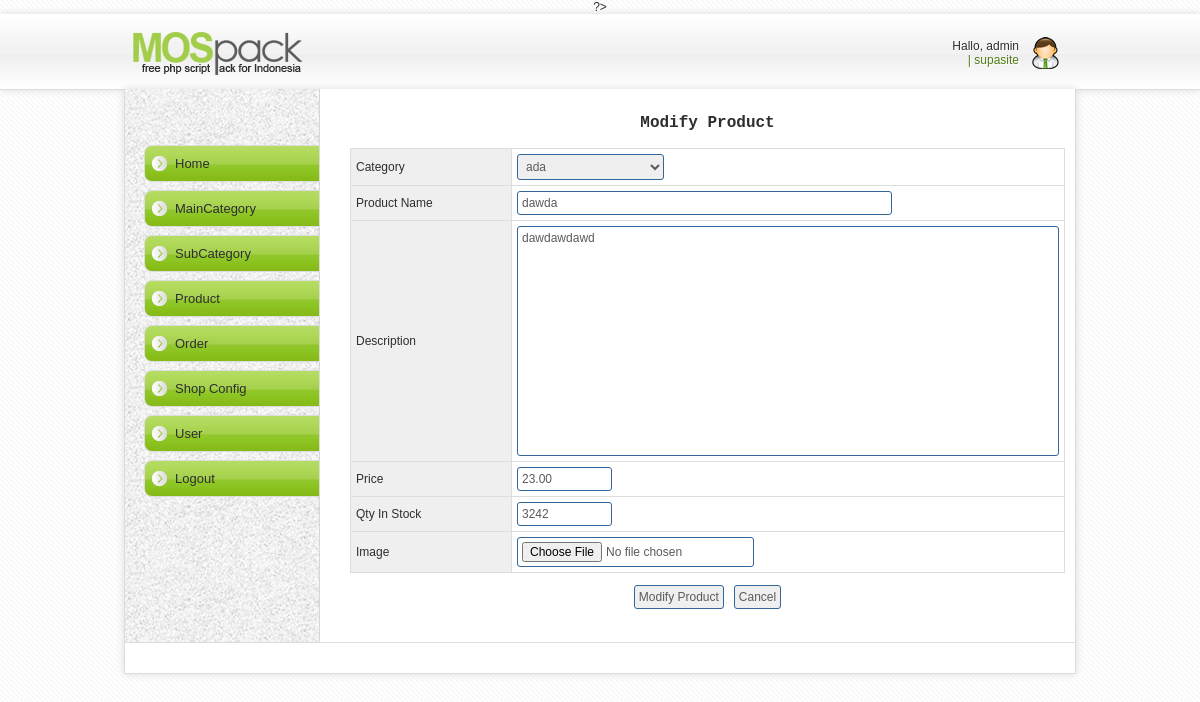
The page /plaincart/admin/product/index.php?view=modify&productId=7 (signed in) on the database its author committed.
### tables this page shows
CREATE TABLE IF NOT EXISTS `tbl_product` (
  `pd_id` int(10) unsigned NOT NULL AUTO_INCREMENT,
  `cat_id` int(10) unsigned NOT NULL DEFAULT '0',
  `pd_name` varchar(100) NOT NULL DEFAULT '',
  `pd_description` text NOT NULL,
  `pd_price` decimal(9,2) NOT NULL DEFAULT '0.00',
  `pd_qty` smallint(5) unsigned NOT NULL DEFAULT '0',
  `pd_image` varchar(200) DEFAULT NULL,
  `pd_thumbnail` varchar(200) DEFAULT NULL,
  `pd_date` datetime NOT NULL DEFAULT '0000-00-00 00:00:00',
  `pd_last_update` datetime NOT NULL DEFAULT '0000-00-00 00:00:00',
  PRIMARY KEY (`pd_id`),
  KEY `cat_id` (`cat_id`),
  KEY `pd_name` (`pd_name`)
);

### plaincart/library/database.php (called while the page is built, shortened)
<?php
function dbQuery($sql)
{
	$result = mysql_query($sql) or die(mysql_error());
	return $result;
}
function dbFetchArray($result, $resultType = MYSQL_NUM) {
	return mysql_fetch_array($result, $resultType);
}
?>

### plaincart/admin/product/index.php (called while the page is built, shortened)
<?php
require_once '../include/adminpanel.php';
?>

### plaincart/admin/product/modify.php (the view, shortened to what this page needs)
<?php
if (isset($_GET['productId']) && $_GET['productId'] > 0) {
	$productId = $_GET['productId'];
} else {
	header('Location: index.php');
}
$sql = "SELECT pd.cat_id, pd_name, pd_description, pd_price, pd_qty, pd_image, pd_thumbnail
        FROM tbl_product pd, tbl_category cat
		WHERE pd.pd_id = $productId AND pd.cat_id = cat.cat_id";
$result = mysql_query($sql) or die('Cannot get product. ' . mysql_error());
$row    = mysql_fetch_assoc($result);
extract($row);
$sql = "SELECT cat_id, cat_parent_id, cat_name
        FROM tbl_category
		ORDER BY cat_id";
$result = dbQuery($sql) or die('Cannot get Product. ' . mysql_error());
$categories = array();
while($row = dbFetchArray($result)) {
	list($id, $parentId, $name) = $row;
	if ($parentId == 0) {
		$categories[$id] = array('name' => $name, 'children' => array());
	} else {
		$categories[$parentId]['children'][] = array('id' => $id, 'name' => $name);
	}
}
$list = '';
foreach ($categories as $key => $value) {
	$name     = $value['name'];
	$children = $value['children'];
	$list .= "<optgroup label=\"$name\">";
	foreach ($children as $child) {
		$list .= "<option value=\"{$child['id']}\"";
		if ($child['id'] == $cat_id) {
			$list .= " selected";
		}
		$list .= ">{$child['name']}</option>";
	}
	$list .= "</optgroup>";
}
?>
<form action="processProduct.php?action=modifyProduct&productId=<?php echo $productId; ?>" method="post" enctype="multipart/form-data" name="frmAddProduct" id="frmAddProduct">
 <p align="center" class="formTitle">Modify Product</p>
 <table width="100%" border="0" align="center" cellpadding="5" cellspacing="1" class="entryTable">
  <tr>
   <td width="150" class="label">Category</td>
   <td class="content"> <select name="cboCategory" id="cboCategory" class="box">
<?php
	echo $list;
?>
    </select></td>
  </tr>
  <tr>
   <td width="150" class="label">Product Name</td>
   <td class="content"> <input name="txtName" type="text" class="box" id="txtName" value="<?php echo $pd_name; ?>" size="50" maxlength="100"></td>
  </tr>
  <tr>
   <td width="150" class="label">Description</td>
   <td class="content"> <textarea name="mtxDescription" cols="70" rows="10" class="box" id="mtxDescription"><?php echo $pd_description; ?></textarea></td>
  </tr>
  <tr>
   <td width="150" class="label">Price</td>
   <td class="content"><input name="txtPrice" type="text" class="box" id="txtPrice" value="<?php echo $pd_price; ?>" size="10" maxlength="7"> </td>
  </tr>
  <tr>
   <td width="150" class="label">Qty In Stock</td>
   <td class="content"><input name="txtQty" type="text" class="box" id="txtQty" value="<?php echo $pd_qty;  ?>" size="10" maxlength="10"> </td>
  </tr>
  <tr>
   <td width="150" class="label">Image</td>
   <td class="content"> <input name="fleImage" type="file" id="fleImage" class="box">
    </td>
  </tr>
 </table>
 <p align="center">
  <input name="btnModifyProduct" type="button" id="btnModifyProduct" value="Modify Product" onClick="checkAddProductForm();" class="box">
  &nbsp;&nbsp;<input name="btnCancel" type="button" id="btnCancel" value="Cancel" onClick="window.location.href='index.php';" class="box">
 </p>
</form>

### plaincart/admin/include/admin.css (style rules this page uses)
.entryTable { font-family: Arial, Helvetica, sans-serif; font-size: 12px; background-color: #DDDDDD; }
.entryTable .label { background-color: #EFEFEF; }
.entryTable .content { background-color: #FFFFFF; }
.formTitle { font-family: "Courier New", Courier, mono; font-size: 16px; font-weight: bold; }
.box { font-family: Arial, Helvetica, sans-serif; font-size: 12px; border: 1px solid #336699; }
body { font-family: "Arial", "Helvetica", "sans-serif"; text-align: center; font-size: 10px; }

### plaincart/admin/product/mos-css/mos-style.css (style rules this page uses)
body { background: url(img/latar.jpg); margin: 0; padding: 0; font-family: Arial; font-size: 12px; color: #2e2e2e; text-align: center; }
input { padding: 4px;color: #5b5b5b;border: 1px solid #dcdcdc; -moz-border-radius: 3px;-webkit-border-radius: 3px;-o-border-radius: 3px; }
select { padding: 4px;color: #5b5b5b;border: 1px solid #dcdcdc; -moz-border-radius: 3px;-webkit-border-radius: 3px;-o-border-radius: 3px; }
textarea { padding: 4px;color: #5b5b5b;border: 1px solid #dcdcdc; -moz-border-radius: 3px;-webkit-border-radius: 3px;-o-border-radius: 3px; width: 100%; height: 230px;resize: none; }
table { border:none;font-size: 12px; }
td { border:none; padding: 5px; }

### rows shown on the page
tbl_product: txtName "dawda", mtxDescription "dawdawdawd", txtPrice "23.00", txtQty "3242"

### other values the page prints
$name "admin"
form field cboCategory "ada"
